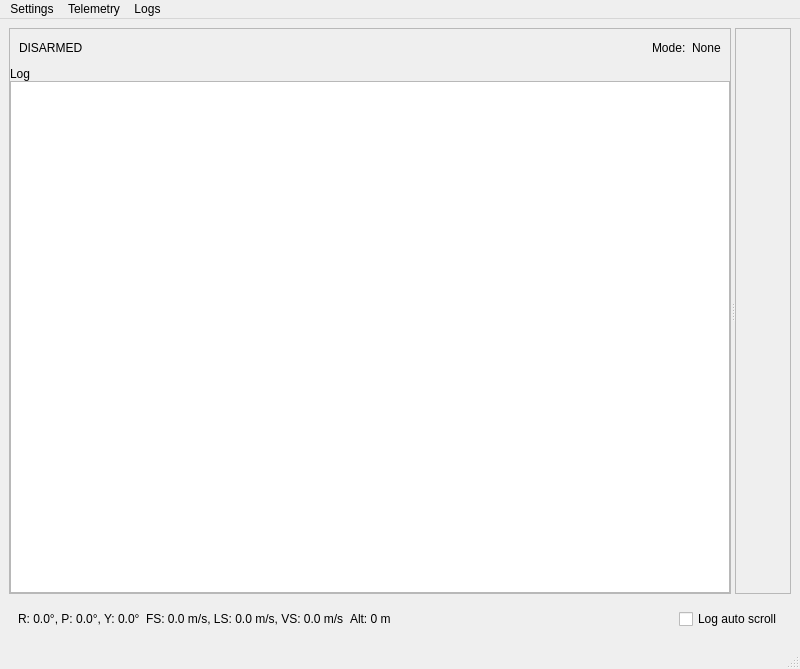
<?xml version="1.0" encoding="UTF-8"?>
<ui version="4.0">
 <class>MainWindow</class>
 <widget class="QMainWindow" name="MainWindow">
  <property name="geometry">
   <rect>
    <x>0</x>
    <y>0</y>
    <width>800</width>
    <height>669</height>
   </rect>
  </property>
  <property name="windowTitle">
   <string>MainWindow</string>
  </property>
  <widget class="QWidget" name="centralwidget">
   <layout class="QGridLayout" name="gridLayout">
    <item row="0" column="0">
     <widget class="QSplitter" name="splitter">
      <property name="sizePolicy">
       <sizepolicy hsizetype="Expanding" vsizetype="Expanding">
        <horstretch>0</horstretch>
        <verstretch>0</verstretch>
       </sizepolicy>
      </property>
      <property name="orientation">
       <enum>Qt::Orientation::Horizontal</enum>
      </property>
      <widget class="QFrame" name="frame_3">
       <property name="sizePolicy">
        <sizepolicy hsizetype="Preferred" vsizetype="Expanding">
         <horstretch>0</horstretch>
         <verstretch>0</verstretch>
        </sizepolicy>
       </property>
       <property name="frameShape">
        <enum>QFrame::Shape::StyledPanel</enum>
       </property>
       <layout class="QGridLayout" name="gridLayout_2">
        <property name="leftMargin">
         <number>0</number>
        </property>
        <property name="topMargin">
         <number>0</number>
        </property>
        <property name="rightMargin">
         <number>0</number>
        </property>
        <property name="bottomMargin">
         <number>0</number>
        </property>
        <property name="spacing">
         <number>0</number>
        </property>
        <item row="1" column="0">
         <widget class="QLabel" name="Log">
          <property name="text">
           <string>Log</string>
          </property>
         </widget>
        </item>
        <item row="0" column="0">
         <widget class="QFrame" name="statusPanel">
          <property name="frameShape">
           <enum>QFrame::Shape::NoFrame</enum>
          </property>
          <layout class="QHBoxLayout" name="horizontalLayout">
           <item>
            <widget class="ArmLabel" name="armedStatus">
             <property name="text">
              <string>DISARMED</string>
             </property>
            </widget>
           </item>
           <item>
            <spacer name="horizontalSpacer">
             <property name="orientation">
              <enum>Qt::Orientation::Horizontal</enum>
             </property>
             <property name="sizeHint" stdset="0">
              <size>
               <width>40</width>
               <height>20</height>
              </size>
             </property>
            </spacer>
           </item>
           <item>
            <widget class="ModeLabel" name="label_8">
             <property name="text">
              <string>Mode:</string>
             </property>
            </widget>
           </item>
           <item>
            <widget class="QLabel" name="modeValue">
             <property name="text">
              <string>None</string>
             </property>
            </widget>
           </item>
          </layout>
         </widget>
        </item>
        <item row="2" column="0">
         <widget class="GCSLog" name="gcsLog">
          <property name="autoScroll">
           <bool>false</bool>
          </property>
         </widget>
        </item>
       </layout>
      </widget>
      <widget class="QFrame" name="frame">
       <property name="frameShape">
        <enum>QFrame::Shape::StyledPanel</enum>
       </property>
       <layout class="QVBoxLayout" name="verticalLayout">
        <item>
         <widget class="Devices" name="widget" native="true"/>
        </item>
       </layout>
      </widget>
     </widget>
    </item>
    <item row="1" column="0">
     <widget class="QFrame" name="frame_2">
      <property name="sizePolicy">
       <sizepolicy hsizetype="Preferred" vsizetype="Minimum">
        <horstretch>0</horstretch>
        <verstretch>0</verstretch>
       </sizepolicy>
      </property>
      <property name="frameShape">
       <enum>QFrame::Shape::NoFrame</enum>
      </property>
      <layout class="QHBoxLayout" name="horizontalLayout_3">
       <item>
        <widget class="AttitudeLabel" name="attitude">
         <property name="text">
          <string>R: 0.0°, P: 0.0°, Y: 0.0°</string>
         </property>
        </widget>
       </item>
       <item>
        <widget class="SpeedsLabel" name="speeds">
         <property name="text">
          <string>FS: 0.0 m/s, LS: 0.0 m/s, VS: 0.0 m/s</string>
         </property>
        </widget>
       </item>
       <item>
        <widget class="AltitudeLabel" name="altitude">
         <property name="text">
          <string>Alt: 0 m</string>
         </property>
        </widget>
       </item>
       <item>
        <spacer name="horizontalSpacer_2">
         <property name="orientation">
          <enum>Qt::Orientation::Horizontal</enum>
         </property>
         <property name="sizeHint" stdset="0">
          <size>
           <width>40</width>
           <height>20</height>
          </size>
         </property>
        </spacer>
       </item>
       <item>
        <widget class="QCheckBox" name="logAutoScroll">
         <property name="text">
          <string>Log auto scroll</string>
         </property>
         <property name="checked">
          <bool>false</bool>
         </property>
        </widget>
       </item>
      </layout>
     </widget>
    </item>
   </layout>
  </widget>
  <widget class="QMenuBar" name="menubar">
   <property name="geometry">
    <rect>
     <x>0</x>
     <y>0</y>
     <width>800</width>
     <height>19</height>
    </rect>
   </property>
   <widget class="QMenu" name="menuParameters_set">
    <property name="title">
     <string>Settings</string>
    </property>
    <addaction name="actionParameters_set"/>
    <addaction name="actionRefresh_configs"/>
   </widget>
   <widget class="QMenu" name="menuLogs">
    <property name="title">
     <string>Logs</string>
    </property>
    <addaction name="actionDownload_Log"/>
    <addaction name="actionReview_Log"/>
   </widget>
   <widget class="QMenu" name="menuTelemetry">
    <property name="title">
     <string>Telemetry</string>
    </property>
    <addaction name="actionOpen_Telemetry"/>
   </widget>
   <addaction name="menuParameters_set"/>
   <addaction name="menuTelemetry"/>
   <addaction name="menuLogs"/>
  </widget>
  <widget class="QStatusBar" name="statusbar"/>
  <action name="actionParameters_set">
   <property name="text">
    <string>Parameters set</string>
   </property>
  </action>
  <action name="actionRefresh_configs">
   <property name="text">
    <string>Refresh configs</string>
   </property>
  </action>
  <action name="actionDownload_Log">
   <property name="text">
    <string>Download Log</string>
   </property>
  </action>
  <action name="actionReview_Log">
   <property name="text">
    <string>Review Log</string>
   </property>
  </action>
  <action name="actionOpen_Telemetry">
   <property name="text">
    <string>Open Telemetry</string>
   </property>
  </action>
 </widget>
 <customwidgets>
  <customwidget>
   <class>AttitudeLabel</class>
   <extends>QLabel</extends>
   <header>src/UI/widgets/attitudelabel.h</header>
  </customwidget>
  <customwidget>
   <class>AltitudeLabel</class>
   <extends>QLabel</extends>
   <header>src/UI/widgets/altitudelabel.h</header>
  </customwidget>
  <customwidget>
   <class>GCSLog</class>
   <extends>QListWidget</extends>
   <header>src/UI/widgets/gcslog.h</header>
  </customwidget>
  <customwidget>
   <class>SpeedsLabel</class>
   <extends>QLabel</extends>
   <header>src/UI/widgets/speedslabel.h</header>
  </customwidget>
  <customwidget>
   <class>ModeLabel</class>
   <extends>QLabel</extends>
   <header>src/UI/widgets/modelabel.h</header>
  </customwidget>
  <customwidget>
   <class>ArmLabel</class>
   <extends>QLabel</extends>
   <header>src/UI/widgets/armlabel.h</header>
  </customwidget>
  <customwidget>
   <class>Devices</class>
   <extends>QWidget</extends>
   <header>UI/deviceManagement/devices.h</header>
   <container>1</container>
  </customwidget>
 </customwidgets>
 <resources/>
 <connections/>
</ui>
